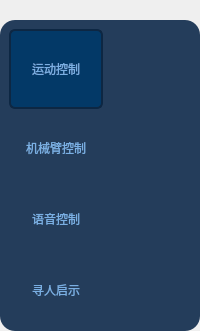
                  <widget class="QWidget" name="widget_30" native="true">
                   <property name="minimumSize">
                    <size>
                     <width>100</width>
                     <height>0</height>
                    </size>
                   </property>
                   <layout class="QVBoxLayout" name="verticalLayout_29">
                    <property name="spacing">
                     <number>0</number>
                    </property>
                    <property name="leftMargin">
                     <number>0</number>
                    </property>
                    <property name="topMargin">
                     <number>0</number>
                    </property>
                    <property name="rightMargin">
                     <number>0</number>
                    </property>
                    <property name="bottomMargin">
                     <number>0</number>
                    </property>
                    <item>
                     <spacer name="verticalSpacer">
                      <property name="orientation">
                       <enum>Qt::Vertical</enum>
                      </property>
                      <property name="sizeType">
                       <enum>QSizePolicy::Fixed</enum>
                      </property>
                      <property name="sizeHint" stdset="0">
                       <size>
                        <width>20</width>
                        <height>20</height>
                       </size>
                      </property>
                     </spacer>
                    </item>
                    <item>
                     <widget class="QWidget" name="OperationQHK" native="true">
                      <property name="styleSheet">
                       <string notr="true">QToolButton
{
color: rgb(122, 175, 227);
font: 10pt &quot;楷体&quot;;
border-radius:6px;
}
QToolButton:hover
{
background-color: rgb(19, 48, 80);
font: 10pt &quot;楷体&quot;;
border-radius:6px;
border:2px solid rgb(13,39,67);
}
#OperationQHK
{
background-color: rgb(36, 61, 91);
border-radius:15px;
}</string>
                      </property>
                      <layout class="QVBoxLayout" name="verticalLayout_11">
                       <item>
                        <widget class="QToolButton" name="btn_Run">
                         <property name="minimumSize">
                          <size>
                           <width>94</width>
                           <height>80</height>
                          </size>
                         </property>
                         <property name="maximumSize">
                          <size>
                           <width>94</width>
                           <height>80</height>
                          </size>
                         </property>
                         <property name="styleSheet">
                          <string notr="true">QToolButton
{
background-color: rgb(19, 48, 80);
background-color: rgb(3, 57, 103);
font: 10pt &quot;楷体&quot;;
border-radius:6px;
border:2px solid rgb(13,39,67);
}</string>
                         </property>
                         <property name="text">
                          <string>运动控制</string>
                         </property>
                         <property name="icon">
                          <iconset resource="res.qrc">
                           <normaloff>:/ptr/Sprot.png</normaloff>:/ptr/Sprot.png</iconset>
                         </property>
                         <property name="iconSize">
                          <size>
                           <width>35</width>
                           <height>35</height>
                          </size>
                         </property>
                         <property name="checkable">
                          <bool>false</bool>
                         </property>
                         <property name="checked">
                          <bool>false</bool>
                         </property>
                         <property name="autoRepeat">
                          <bool>false</bool>
                         </property>
                         <property name="autoExclusive">
                          <bool>false</bool>
                         </property>
                         <property name="popupMode">
                          <enum>QToolButton::DelayedPopup</enum>
                         </property>
                         <property name="toolButtonStyle">
                          <enum>Qt::ToolButtonTextUnderIcon</enum>
                         </property>
                         <property name="autoRaise">
                          <bool>false</bool>
                         </property>
                         <property name="arrowType">
                          <enum>Qt::NoArrow</enum>
                         </property>
                        </widget>
                       </item>
                       <item>
                        <widget class="QToolButton" name="btn_JXB">
                         <property name="minimumSize">
                          <size>
                           <width>94</width>
                           <height>65</height>
                          </size>
                         </property>
                         <property name="maximumSize">
                          <size>
                           <width>94</width>
                           <height>80</height>
                          </size>
                         </property>
                         <property name="text">
                          <string>机械臂控制</string>
                         </property>
                         <property name="icon">
                          <iconset resource="res.qrc">
                           <normaloff>:/ptr/JXB.png</normaloff>:/ptr/JXB.png</iconset>
                         </property>
                         <property name="iconSize">
                          <size>
                           <width>35</width>
                           <height>35</height>
                          </size>
                         </property>
                         <property name="checkable">
                          <bool>false</bool>
                         </property>
                         <property name="autoRepeat">
                          <bool>false</bool>
                         </property>
                         <property name="autoExclusive">
                          <bool>false</bool>
                         </property>
                         <property name="popupMode">
                          <enum>QToolButton::DelayedPopup</enum>
                         </property>
                         <property name="toolButtonStyle">
                          <enum>Qt::ToolButtonTextUnderIcon</enum>
                         </property>
                         <property name="autoRaise">
                          <bool>false</bool>
                         </property>
                         <property name="arrowType">
                          <enum>Qt::NoArrow</enum>
                         </property>
                        </widget>
                       </item>
                       <item>
                        <widget class="QToolButton" name="btn_YY">
                         <property name="minimumSize">
                          <size>
                           <width>94</width>
                           <height>65</height>
                          </size>
                         </property>
                         <property name="maximumSize">
                          <size>
                           <width>94</width>
                           <height>80</height>
                          </size>
                         </property>
                         <property name="text">
                          <string>语音控制</string>
                         </property>
                         <property name="icon">
                          <iconset resource="res.qrc">
                           <normaloff>:/ptr/YYKZ.png</normaloff>:/ptr/YYKZ.png</iconset>
                         </property>
                         <property name="iconSize">
                          <size>
                           <width>35</width>
                           <height>35</height>
                          </size>
                         </property>
                         <property name="checkable">
                          <bool>false</bool>
                         </property>
                         <property name="autoRepeat">
                          <bool>false</bool>
                         </property>
                         <property name="autoExclusive">
                          <bool>false</bool>
                         </property>
                         <property name="popupMode">
                          <enum>QToolButton::DelayedPopup</enum>
                         </property>
                         <property name="toolButtonStyle">
                          <enum>Qt::ToolButtonTextUnderIcon</enum>
                         </property>
                         <property name="autoRaise">
                          <bool>false</bool>
                         </property>
                         <property name="arrowType">
                          <enum>Qt::NoArrow</enum>
                         </property>
                        </widget>
                       </item>
                       <item>
                        <widget class="QToolButton" name="btn_XRQS">
                         <property name="minimumSize">
                          <size>
                           <width>94</width>
                           <height>65</height>
                          </size>
                         </property>
                         <property name="maximumSize">
                          <size>
                           <width>94</width>
                           <height>80</height>
                          </size>
                         </property>
                         <property name="text">
                          <string>寻人启示</string>
                         </property>
                         <property name="icon">
                          <iconset resource="res.qrc">
                           <normaloff>:/ptr/XRQS.png</normaloff>:/ptr/XRQS.png</iconset>
                         </property>
                         <property name="iconSize">
                          <size>
                           <width>35</width>
                           <height>35</height>
                          </size>
                         </property>
                         <property name="checkable">
                          <bool>false</bool>
                         </property>
                         <property name="autoRepeat">
                          <bool>false</bool>
                         </property>
                         <property name="autoExclusive">
                          <bool>false</bool>
                         </property>
                         <property name="popupMode">
                          <enum>QToolButton::DelayedPopup</enum>
                         </property>
                         <property name="toolButtonStyle">
                          <enum>Qt::ToolButtonTextUnderIcon</enum>
                         </property>
                         <property name="autoRaise">
                          <bool>false</bool>
                         </property>
                         <property name="arrowType">
                          <enum>Qt::NoArrow</enum>
                         </property>
                        </widget>
                       </item>
                      </layout>
                     </widget>
                    </item>
                   </layout>
                  </widget>
